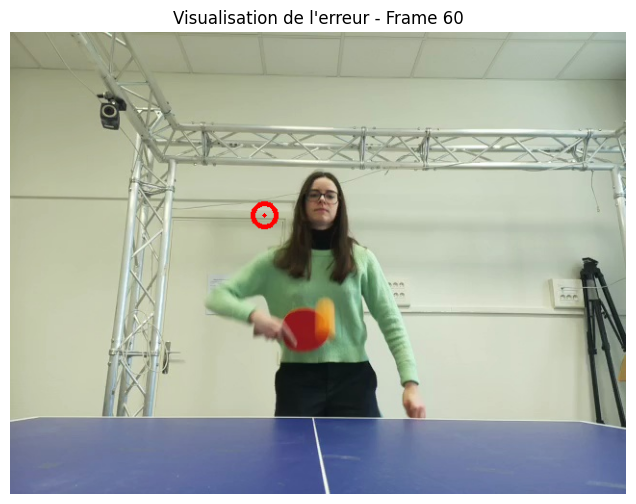
#> input picture roboflow/metrics/erreur_simple_60.png, 636 x 504 px, given in place of the camera
$ python pingpong_tracker.py
#> lines starting #> are read from the running program, lines starting #| are printed output that depends on the picture; after the words box and inside, x2 and y2 are one past the last pixel; in counts of white or black regions, pixels touching at a corner belong together
import cv2
import numpy as np
from collections import deque

BUFFER_SIZE = 20
MIN_CIRCULARITY = 0.5  # 1.0 serait un cercle parfait => engendre des diffculés lorsque la balle va trop vite

pts = deque(maxlen=BUFFER_SIZE)

stream = cv2.VideoCapture(0)

cv2.namedWindow("Adjust Colors")
def nothing(x): pass

#Orange classique, peut être précisé
cv2.createTrackbar("Lower Hue", "Adjust Colors", 5, 179, nothing)
cv2.createTrackbar("Upper Hue", "Adjust Colors", 25, 179, nothing)
cv2.createTrackbar("Lower Sat", "Adjust Colors", 130, 255, nothing)
cv2.createTrackbar("Upper Sat", "Adjust Colors", 255, 255, nothing)
cv2.createTrackbar("Lower Val", "Adjust Colors", 100, 255, nothing)
cv2.createTrackbar("Upper Val", "Adjust Colors", 255, 255, nothing)

print("Tracking: Orange Color + Round Shape")

while True:
    ret, frame = stream.read()
#> frame is the input picture: shape (504, 636, 3); mean B, G, R 166.6, 177.3, 170.9
    if not ret: break

    frame = cv2.flip(frame, 1)
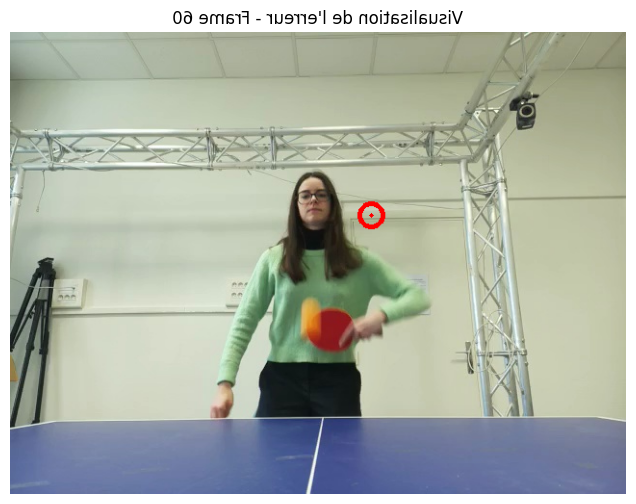
#> frame: shape (504, 636, 3); mean B, G, R 166.6, 177.3, 170.9
    blurred = cv2.GaussianBlur(frame, (11, 11), 0)
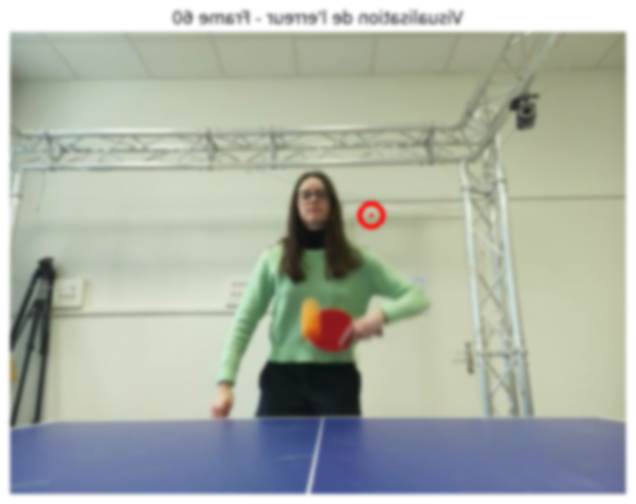
#> blurred: shape (504, 636, 3); mean B, G, R 166.6, 177.3, 170.9
    hsv = cv2.cvtColor(blurred, cv2.COLOR_BGR2HSV)
#> hsv: shape (504, 636, 3); mean H, S, V 49.4, 39.5, 184.1

    # Get Sliders
    l_h = cv2.getTrackbarPos("Lower Hue", "Adjust Colors")
    u_h = cv2.getTrackbarPos("Upper Hue", "Adjust Colors")
    l_s = cv2.getTrackbarPos("Lower Sat", "Adjust Colors")
    u_s = cv2.getTrackbarPos("Upper Sat", "Adjust Colors")
    l_v = cv2.getTrackbarPos("Lower Val", "Adjust Colors")
    u_v = cv2.getTrackbarPos("Upper Val", "Adjust Colors")

    mask = cv2.inRange(hsv, (l_h, l_s, l_v), (u_h, u_s, u_v))
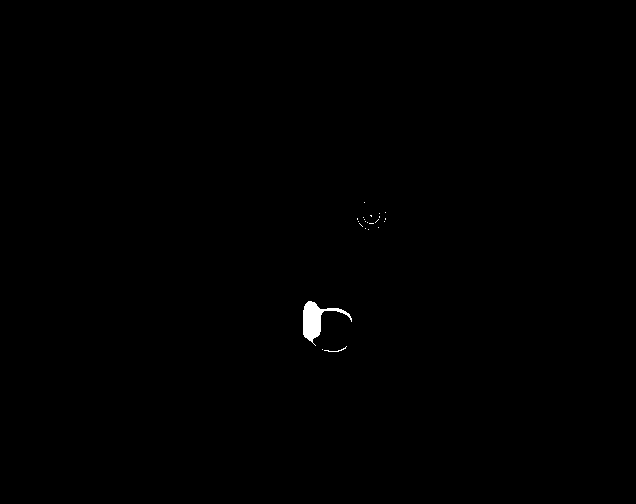
#> mask: shape (504, 636); 0.24% white; 22 white regions (20 under 20 px), largest, box (x1, y1, x2, y2) and area: (303, 301, 352, 346) 721, (324, 346, 347, 352) 28
    mask = cv2.erode(mask, None, iterations=2)
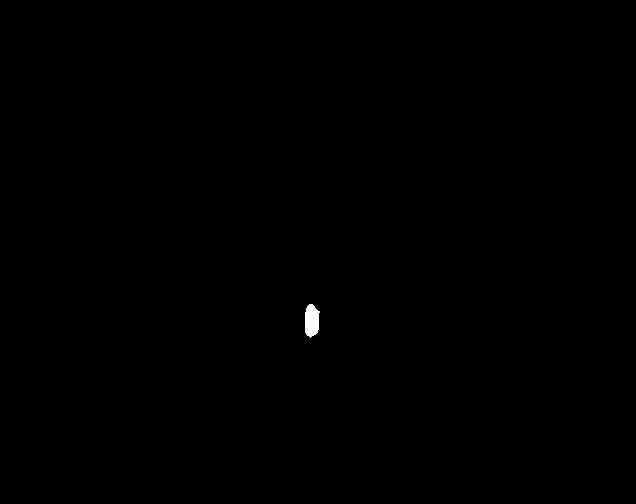
#> mask: shape (504, 636); 0.12% white; 1 white region, box (x1, y1, x2, y2) and area: (305, 304, 320, 338) 397
    mask = cv2.dilate(mask, None, iterations=2)
#> mask: shape (504, 636); 0.19% white; 1 white region

    contours, _ = cv2.findContours(mask.copy(), cv2.RETR_EXTERNAL, cv2.CHAIN_APPROX_SIMPLE)
#> contours = 1 contour; box (x1, y1, x2, y2) and area: (303, 302, 322, 340) 564
    center = None

    if len(contours) > 0:
        c = max(contours, key=cv2.contourArea)
#> c = contour of 27 points, box (x1, y1, x2, y2) (303, 302, 322, 340), area 564

        perimeter = cv2.arcLength(c, True)
#> perimeter = 97.7
        area = cv2.contourArea(c)
#> area = 563.5

        if perimeter == 0:
            continue

        circularity = 4 * np.pi * (area / (perimeter * perimeter))
#> circularity = 0.742

        x, y, w, h = cv2.boundingRect(c)
#> x = 303; y = 302; w = 19; h = 38

        aspect_ratio = float(w) / h
#> aspect_ratio = 0.5
        if area > 300 and circularity > MIN_CIRCULARITY and 0.6 < aspect_ratio < 1.4:
            M = cv2.moments(c)
            if M["m00"] != 0:
                cX = int(M["m10"] / M["m00"])
                cY = int(M["m01"] / M["m00"])
                center = (cX, cY)
            cv2.rectangle(frame, (x, y), (x + w, y + h), (0, 255, 0), 2)
            cv2.circle(frame, center, 5, (255, 0, 0), -1)

            coord_text = f"({cX}, {cY})"
            cv2.putText(frame, coord_text, (cX - 20, cY - 20),
            cv2.FONT_HERSHEY_SIMPLEX, 0.5, (255, 255, 255), 2)

    pts.appendleft(center)

    for i in range(1, len(pts)):
        if pts[i - 1] is None or pts[i] is None: continue
        thickness = int(np.sqrt(BUFFER_SIZE / float(i + 1)) * 2.5)
        cv2.line(frame, pts[i - 1], pts[i], (0, 0, 255), thickness)

    cv2.imshow("Smart Tracker", frame)

    if cv2.waitKey(1) == ord('q'):
#> (key q is pressed here)
        break

stream.release()
cv2.destroyAllWindows()
